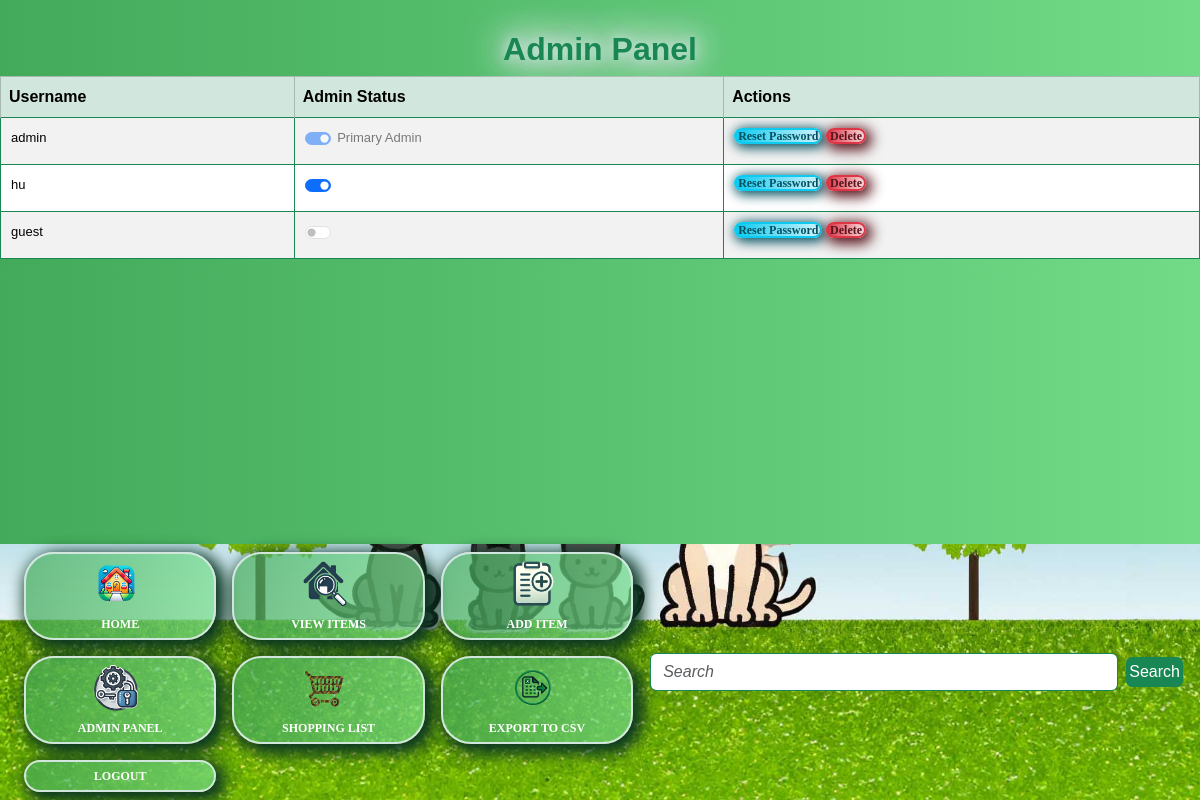
Before: /admin (signed in) with the older database file.
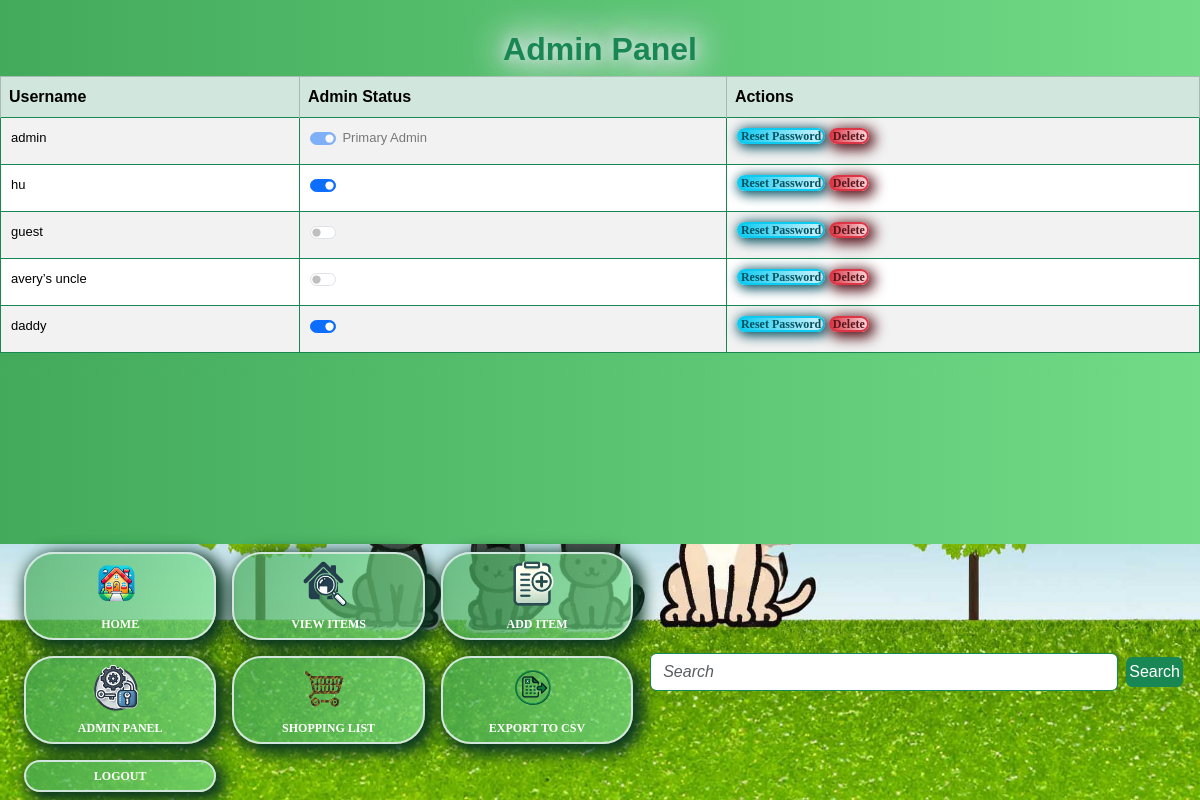
After: the same page with the newer database file.
### app/models.py (models this page shows, shortened)
class User(UserMixin, db.Model):
    id = db.Column(db.Integer, primary_key=True)
    username = db.Column(db.String(150), unique=True, nullable=False)
    password = db.Column(db.String(150), nullable=False)
    security_question = db.Column(db.String(255), nullable=False)
    security_answer = db.Column(db.String(255), nullable=False)
    is_admin = db.Column(db.Boolean, default=False)

### app/routes.py (the view)
@app.route('/admin', methods=['GET', 'POST'])
@login_required
@admin_required
def admin():
    users = User.query.all()
    return render_template('admin.html', users=users)

### app/__init__.py (called while the page is built)
@login_manager.user_loader
def load_user(user_id):
    return models.User.query.get(int(user_id))

### app/templates/admin.html (shortened to what this page needs)
{% extends "base.html" %}
{% block content %}
<h2>Admin Panel</h2>
<table class="table table-striped table-bordered">
    <thead class="table-success">
        <tr>
            <th>Username</th>
            <th>Admin Status</th>
            <th>Actions</th>
        </tr>
    </thead>
    <tbody>
        {% for user in users %}
        <tr>
            <td>{{ user.username }}</td>
            <td>
                {% if user.username == 'admin' %}
                <div class="form-check form-switch">
                    <input class="form-check-input" type="checkbox" id="flexSwitchCheckCheckedDisabled" checked disabled>
                    <label class="form-check-label" for="flexSwitchCheckCheckedDisabled">Primary Admin</label>
                </div>
                {% else %}
                <form method="POST" action="{{ url_for('toggle_admin', user_id=user.id) }}">
                    <div class="form-check form-switch">
                        <input class="form-check-input" type="checkbox" id="flexSwitchCheck{{ user.id }}" {% if user.is_admin %}checked{% endif %} onchange="this.form.submit()">
                    </div>
                </form>
                {% endif %}
            </td>
            <td>
                <form method="POST" action="{{ url_for('reset_user_password', user_id=user.id) }}" style="display: inline;">
                    <button type="submit" class="btn btn-outline-info btn-sm" id="btnReset">Reset Password</button>
                </form>
                <form method="POST" action="{{ url_for('delete_user', user_id=user.id) }}" style="display: inline;" onsubmit="return confirm('Are you sure you want to delete this user?');">
                    <button type="submit" class="btn btn-outline-danger btn-sm" id="btnDelete">Delete</button>
                </form>
            </td>
        </tr>
        {% endfor %}
    </tbody>
</table>
{% endblock %}

### app/templates/base.html (shortened to what this page needs)
<!doctype html>
<html lang="en">
  <head>
    <link href="https://cdn.jsdelivr.net/npm/bootstrap@5.3.3/dist/css/bootstrap.min.css" rel="stylesheet">
    <link href="{{ url_for('static', filename='styles.css') }}" rel="stylesheet">
    <link rel="stylesheet" type="text/css" href="{{ url_for('static', filename='styles.css') }}">
  </head>
  <body>
    <nav class="navbar navbar-expand-sm fixed-bottom pb-2">
      <div class="container-fluid">
        <div class="collapse navbar-collapse justify-content-center" id="navbarNav">
          <div class="navbar-nav w-100">
            <div class="container text-center">
              <div class="row row-cols-3 g-3">
                {% if current_user.is_authenticated %}
                  <div class="col">
                    <a class="nav-link" href="{{ url_for('home') }}">
                      <img src="{{ url_for('static', filename='home.webp') }}" alt="Home Icon" class="nav-icon">Home
                    </a>
                  </div>
                  <div class="col">
                    <a class="nav-link" href="{{ url_for('view_items') }}">
                      <img src="{{ url_for('static', filename='viewInv.webp') }}" alt="View Items Icon" class="nav-icon">View Items
                    </a>
                  </div>
                  {% if current_user.is_admin %}
                    <div class="col">
                      <button type="button" class="btn nav-link" data-bs-toggle="modal" data-bs-target="#addItemModal">
                        <img src="{{ url_for('static', filename='addItem.webp') }}" alt="Add Item Icon" class="nav-icon">Add Item
                      </button>
                    </div>
                    <div class="col">
                      <a class="nav-link" href="{{ url_for('admin') }}">
                        <img src="{{ url_for('static', filename='admin.webp') }}" alt="Admin Icon" class="nav-icon">Admin Panel
                      </a>
                    </div>
                    <div class="col">
                      <a class="nav-link" href="{{ url_for('export_items', resupply='true') }}">
                        <img src="{{ url_for('static', filename='cart.webp') }}" alt="Cart Icon" class="nav-icon">Shopping List
                      </a>
                    </div>
                    <div class="col">
                      <a class="nav-link" href="{{ url_for('export_items') }}">
                        <img src="{{ url_for('static', filename='csv.webp') }}" alt="Export Icon" class="nav-icon">Export to CSV
                      </a>
                    </div>
                  {% endif %}
                  <div class="col">
                    <a class="nav-link" href="{{ url_for('auth.logout') }}">Logout</a>
                  </div>
                {% endif %}
              </div>
            </div>
          </div>
          {% if current_user.is_authenticated %}
          <form class="d-flex ms-auto search-bar" action="{{ url_for('view_items') }}" method="GET" role="search">
            <input class="form-control me-2" id="frmSearch" type="search" placeholder="Search" name="search" aria-label="Search">
            <button class="btn btn-success" id="btnSearch" type="submit">Search</button>
          </form>
          {% endif %}
        </div>
      </div>
    </nav>
    <div class="container-fluid p-0">
      {% block content %}{% endblock %}
    </div>
  </body>
</html>

### app/static/styles.css (style rules this page uses)
body { background: linear-gradient(to right, #42aa5a 0%, #71db88 100%); }
.navbar { display: flex; justify-content: center; align-items: center; background-image: url(navBar.jpg); background-size: cover; background-repeat: no-repeat; background-position: bottom; min-height: 50px; }
.navbar .navbar-nav .nav-link { display: flex; flex-direction: column; align-items: center; justify-content: center; color: rgb(255, 255, 255); font-size: 12px; line-height: 16px; padding: 6px; border-radius: 30px; font-family: Georgia, serif; font-weight: 700; text-transform: uppercase; background-image: linear-gradient(to right, #42aa5ab3 0%, #71db88b3 100%); box-shadow: 5px 5px 15px 5px #0a3622; border: 2px solid #d1e7dd; text-decoration: none; width: 100%; height: 100%; text-align: center; }
.nav-icon, .nav-icon2 { width: 48px; height: 48px; margin-bottom: 8px; margin-right: 8px; }
#frmSearch { background-color: linear-gradient(to right, #42aa5ab3 0%, rgba(113, 219, 136, 0.702) 100%); color: #000; border: 1px solid #198754; }
.navbar-nav .nav-link { padding: 10px 20px; }
.nav-link { display: flex; align-items: center; justify-content: center; width: 100%; height: 100%; text-align: center; }
.nav-link { display: flex; flex-direction: column; align-items: center; text-align: center; color: rgb(255, 255, 255); font-size: 9px; line-height: 16px; padding: 6px; border-radius: 30px; font-family: Georgia, serif; font-weight: 700; text-transform: uppercase; background-image: linear-gradient(to right, #42aa5ab3 0%, #71db88b3 100%); box-shadow: 5px 5px 15px 5px #0a3622; border: 2px solid #d1e7dd; }
.search-bar { width: 85%; margin-left: auto; padding: 5px; border-radius: 4px; }
#btnSearch { margin: auto; padding: 2px; }
body { font-family: Arial, sans-serif; }
h2, h5 { margin-top: 30px; text-align: center; text-shadow: 0 0 15px #fff, 0 0 50px #d1e7dd, 0 0 35px #fff, 0 0 20px #198754, 0 0 30px #d1e7dd, 0 0 40px #d1e7dd, 2px 2px 2px rgba(206,89,55,0); color: #198754; font-weight: bolder; }
.table thead th { position: sticky; top: 0; z-index: 1; }
.table { width: 100%; border-collapse: collapse; }
.table tbody td { font-size: 13px; padding: 10px; border: 1px solid #198754; }
input::placeholder, textarea::placeholder { font-style: italic; font-size: 16px; }
#btnEdit, #btnReset { margin: 0 auto 5px auto; color: #055160; font-size: 12px; line-height: 8px; padding: 2px; border-radius: 17px; font-family: Georgia, serif; font-weight: 700; text-decoration: none; font-style: normal; font-variant: normal; text-transform: none; background-image: linear-gradient(to right, #0dcaf0 0%, #cff4fc 100%); box-shadow: #055160 2px 2px 12px 2px; border: 2px solid #0dcaf0; display: inline-block; }
#btnDelete, #btnRegister { margin: 0 auto 5px auto; color: #58151c; font-size: 12px; line-height: 8px; padding: 2px; border-radius: 17px; font-family: Georgia, serif; font-weight: 700; text-decoration: none; font-style: normal; font-variant: normal; text-transform: none; background-image: linear-gradient(to right, #dc3545 0%, #f8d7da 100%); box-shadow: #58151c 3px 3px 13px 3px; border: 2px solid #dc3545; display: inline-block; }

Changed rows visible on the page:
added User: username "avery’s uncle"
added User: username "daddy", is_admin "☑"
